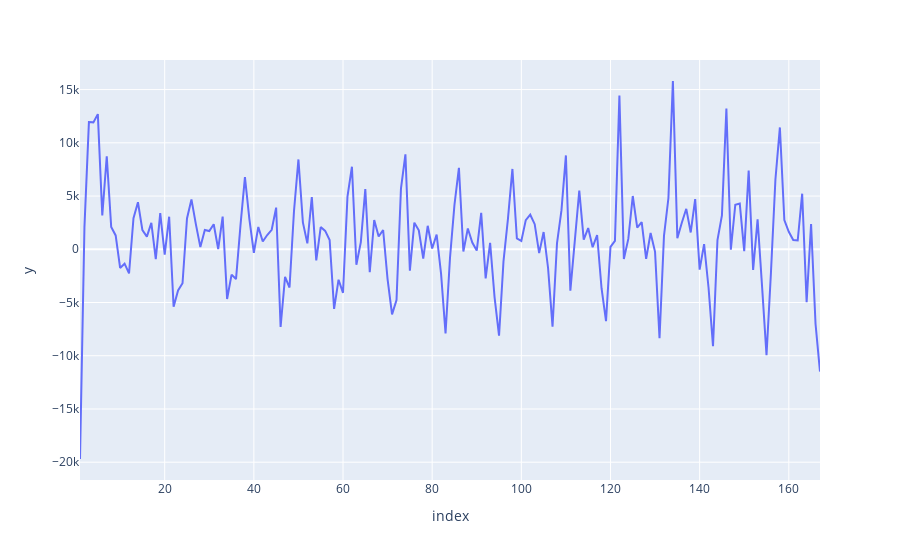

The notebook cell this image was saved under:
### Markdown cell above
Checando los residuales...

### Code cell
residuales = arima_baseline_sm.resid[1:]
fig = px.line(residuales, y=residuales)
fig.show()

### Figure 1 — Plotly figure (JSON) as saved in the notebook; plotly's stock layout.template omitted (floating-point values rounded to 4 significant figures; data arrays with more than 128 entries replaced by an {"elided": "..."} marker saying what was removed)
{"data": [{"hovertemplate": "index=%{x}<br>y=%{y}<extra></extra>", "legendgroup": "", "line": {"color": "#636efa", "dash": "solid"}, "marker": {"symbol": "circle"}, "mode": "lines", "name": "", "orientation": "v", "showlegend": false, "type": "scatter", "x": {"elided": "167 int values"}, "xaxis": "x", "y": {"elided": "167 float values"}, "yaxis": "y"}], "layout": {"legend": {"tracegroupgap": 0}, "margin": {"t": 60}, "xaxis": {"anchor": "y", "domain": [0, 1], "title": {"text": "index"}}, "yaxis": {"anchor": "x", "domain": [0, 1], "title": {"text": "y"}}}}
